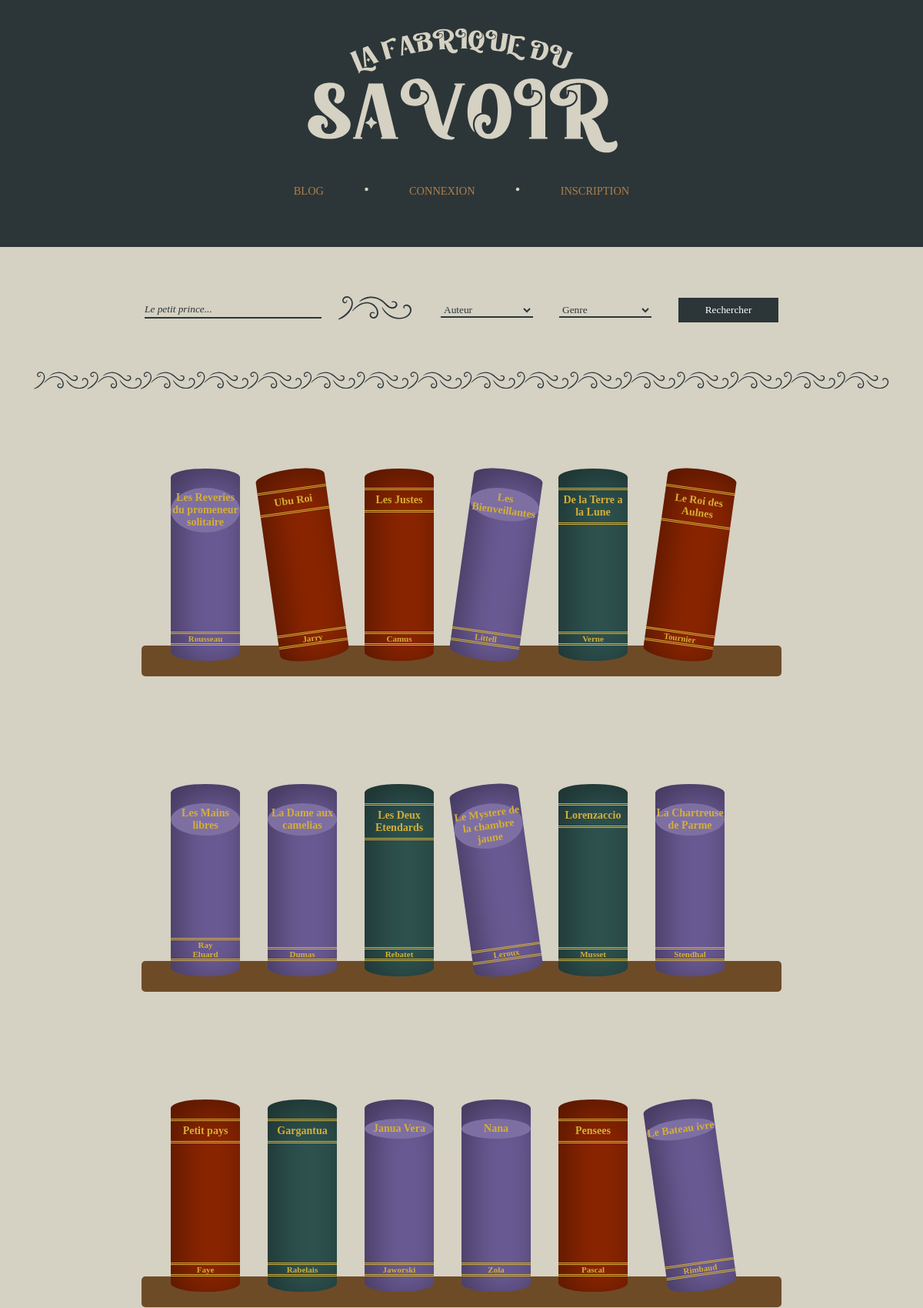
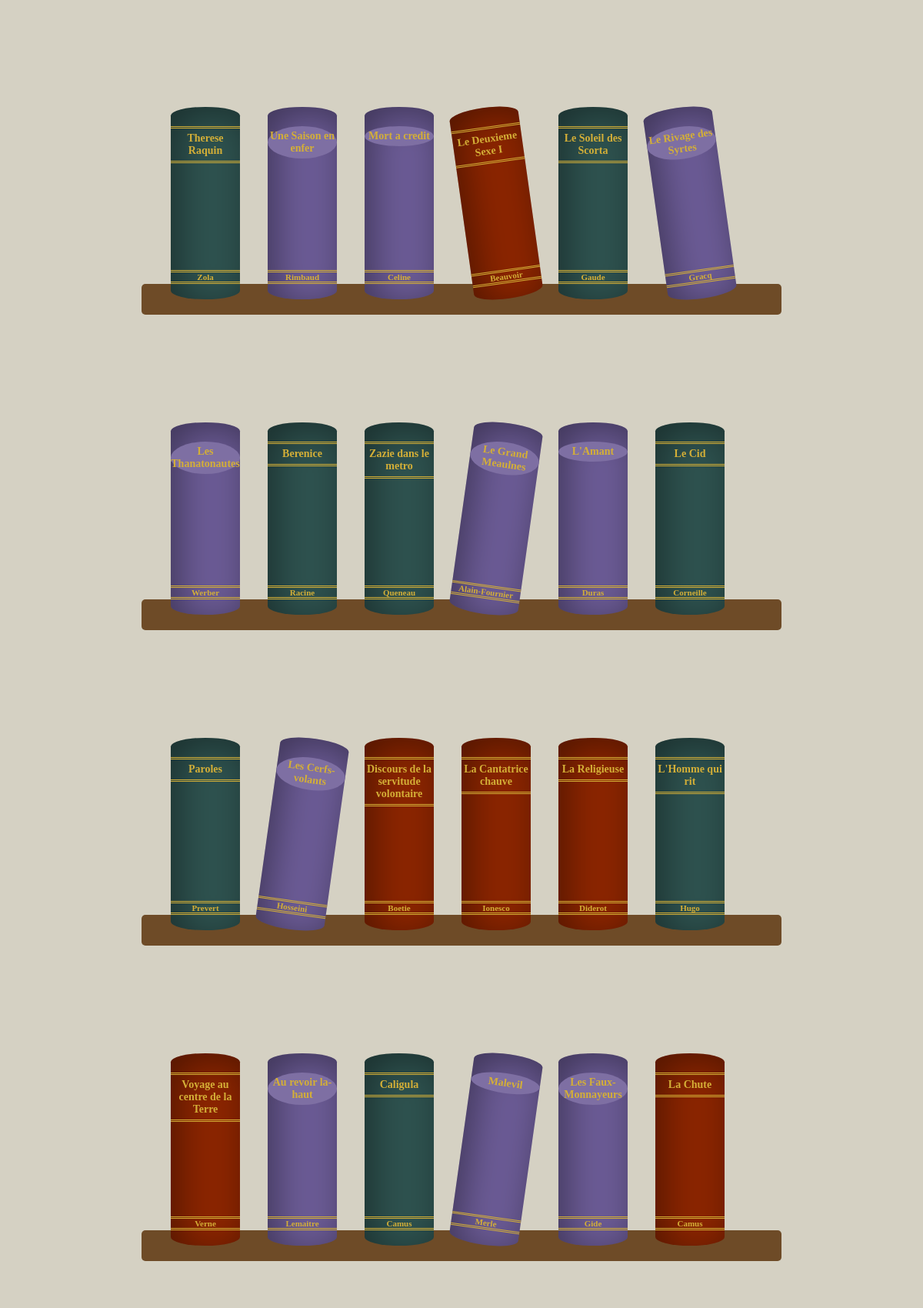
Screenshot of /controller/controller.pages.php (upper part) with the database file from the repository (2 pictures, top to bottom).
### tables this page shows
CREATE TABLE `books` (
  `id_book` int(11) NOT NULL,
  `title_book` varchar(50) NOT NULL,
  `publication_date_book` date NOT NULL,
  `pdf_book` varchar(100) NOT NULL,
  `pages_book` int(11) NOT NULL,
  `summary_book` text DEFAULT NULL,
  `cover_book` varchar(100) NOT NULL DEFAULT 'no-cover'
);

### model/model.select.php (called while the page is built, shortened)
<?php
function select_all_titles_books($bdd){
    $stmt = $bdd->prepare(" SELECT id_book, title_book, pdf_book, publication_date_book, summary_book FROM books ORDER BY id_book DESC");
    $stmt->execute();
    return $stmt->fetchAll();
}
function select_all_authors_book($bdd, $idBook){
    $stmt = $bdd->prepare(" SELECT authors.last_name_author as lastname, authors.id_author
                            FROM book_author
                            JOIN authors ON authors.id_author = book_author.id_author
                            WHERE book_author.id_book = :idBook
                        ");
    $stmt->execute(array(
        "idBook" => $idBook,
    ));
    return $stmt->fetchAll();
}
?>

### controller/controller.homepage.php (called while the page is built, shortened)
<?php
$books = select_all_titles_books($bdd);

### view/view.homepage.php (the view, shortened to what this page needs)
<form class="search-section" method="post">
    <div>
        <input name="title" type="text" placeholder="Le petit prince..." class="initialize style-input">
    </div>
    <div>
        <img src="/la_fabrique_du_savoir/assets/img/l-separator.svg" alt="">
    </div>
    <div>
        <select name="author" id="" class="initialize style-input">
            <option value="" disabled selected>Auteur</option>
        </select>
        <select name="genre" id="" class="initialize style-input">
            <option value="" disabled selected>Genre</option>
        </select>
    </div>
    <div>
        <input type="submit" name="submit" class="initialize style-btn" value="Rechercher">
    </div>
</form>
<div class="separator">
    <img src="/la_fabrique_du_savoir/assets/img/b-separator.svg" alt="">
</div>
<div class="container" id="container">
    <?php if(!isset($filters)):?>
        <?php foreach($books as $book):
                $idBook = $book['id_book'];
                $authors = select_all_authors_book($bdd, $idBook);
                $names = [];
                foreach($authors as $author){
                    $names[] = $author['lastname'];
                }
                $name = implode("<br>", $names);
        ?>
            <a href='../controller/controller.pages.php?page=view.bookdetails&id=<?=$idBook?>' class='book'>
                <h3><?=$book['title_book']?></h3>
                <h4><?=$name?></h4>
            </a>
        <?php endforeach?>
    <?php endif?>
</div>

### view/view.header.php (shortened to what this page needs)
<!DOCTYPE html>
<html lang="fr">
    <head>
        <link rel="stylesheet" href="https://cdn.jsdelivr.net/npm/bootstrap-icons@1.10.3/font/bootstrap-icons.css">
        <link rel="stylesheet" href="/la_fabrique_du_savoir/view/css/all.css">
        <link rel="stylesheet" href="/la_fabrique_du_savoir/view/css/homepage.css">
        <link rel="stylesheet" href="/la_fabrique_du_savoir/view/css/books.css">
        <link rel="stylesheet" href="/la_fabrique_du_savoir/view/css/responsive.css">
    </head>
    <body data-editor="ClassicEditor" data-collaboration="false" data-revision-history="false">
        <header>
            <a href="../controller/controller.pages.php?page=view.homepage">
                <img src="/la_fabrique_du_savoir/assets/img/header.svg" alt="" class="header-svg">
            </a>
            <nav>
                <ul class="nav-list">
                <?php if(!isset($_SESSION['user'])): ?>
                    <li><a href='../controller/controller.pages.php?page=view.blog'>BLOG</a></li>
                    <li class='nav-separator'><i class='bi bi-dot'></i></li>
                    <li><a href='../controller/controller.pages.php?page=view.connection'>CONNEXION</a></li>
                    <li class='nav-separator'><i class='bi bi-dot'></i></li>
                    <li><a href='../controller/controller.pages.php?page=view.registration'>INSCRIPTION</a></li>
                <?php endif ?>
                </ul>
            </nav>
        </header>
        <main>

### controller/controller.pages.php (shortened to what this page needs)
<?php
include 'controller.model_links.php';
$pageView = "view.homepage";
if($pageView == "view.homepage"){
    include "controller.homepage.php";
}
include "../view/view.header.php";
if(file_exists("../view/$pageView")){
    include "../view/$pageView";
}else{
    include "../view/view.homepage.php";
}
include "../view/view.footer.php";
?>

### view/view.footer.php (shortened to what this page needs)
        </main>
    </body>
</html>

### view/css/all.css (style rules this page uses)
* { margin: 0; padding: 0; text-decoration: none; list-style-type: none; font-family: Cambria; }
body { overflow-x: hidden; background-color: #2c3638; }
.header-svg { width: 35%; margin: 2%; }
header { text-align: center; }
.nav-list { display: flex; justify-content: space-around; align-items: center; margin: 0 30%; }
.nav-list a { color: #b17f4a; font-size: 90%; font-family: "Playfair Display"; }
.nav-separator { color: #d5d1c3; font-size: 1.5em; }
main { display: flex; flex-direction: column; justify-content: center; align-items: center; background-color: #d5d1c3; padding: 5%; margin: 5% 0; }
.initialize { background: none; border: none; }
.style-input, .style-input:hover, .style-input:focus, .style-input:active { height: 20px; color: #2c3638; border-bottom: 2px solid #2c3638; }
.style-input::placeholder { font-style: italic; color: #2c3638; }
.style-input { width: 230px; }
select.style-input { margin: 0 15px; width: 120px; }
.style-btn { text-align: center; width: 130px; padding: 8px 0; background: #2c3638; color: white; }

### view/css/homepage.css (style rules this page uses)
.search-section { width: 80%; display: flex; align-items: center; justify-content: space-evenly; }
.search-section img { height: 40px; }
.separator img { height: 40px; margin: 50px 0; }

### view/css/books.css (style rules this page uses)
:root { --num-columns: 10; --column-gap: 10px; }
.container { width: 70%; height: auto; display: grid; grid-template-columns: repeat(var(--num-columns), 1fr); justify-content: center; grid-row-gap: 40px; align-items: end; }
.book { z-index: 5; display: flex; flex-direction: column; justify-content: space-between; width: 90px; height: 250px; border-radius: 80px 80px 80px 80px/20px 20px 20px 20px; box-shadow: inset 10px 10px 46px 0px rgba(0, 0, 0, 0.4); text-align: center; }
h4 { font-size: 11px; }
h3 { font-size: 14px; }
.style1 { background-color: #8b2500; }
.style1 h3 { border-bottom: double 3px #d4af37; border-top: double 3px #d4af37; padding: 5px 0; margin-top: 25px; }
.style1 h4 { border-bottom: double 3px #d4af37; border-top: double 3px #d4af37; margin-bottom: 20px; }
.style1 h3, .style1 h4 { color: #d4af37; }
.style2 { background-color: #2e524f; }
.style2 h3 { border-bottom: double 3px #d4af37; border-top: double 3px #d4af37; padding: 5px 0; margin-top: 25px; }
.style2 h4 { border-bottom: double 3px #d4af37; border-top: double 3px #d4af37; margin-bottom: 20px; }
.style2 h3, .style2 h4 { color: #d4af37; }
.style3 { background-color: #6b5b95; }
.style3 h3 { background-color: #7e6fa3; border-radius: 50%; padding: 5px 0; margin-top: 25px; }
.style3 h4 { border-bottom: double 3px #d4af37; border-top: double 3px #d4af37; margin-bottom: 20px; }
.style3 h3, .style3 h4 { color: #d4af37; }
.rotation-r { transform: rotate(8deg); }
.rotation-l { transform: rotate(-8deg); }

### rows the page displays
books: title_book "Les Reveries du promeneur solitaire", names "Rousseau"
books: title_book "Ubu Roi", names "Jarry"
books: title_book "Les Justes", names "Camus"
books: title_book "Les Bienveillantes", names "Littell"
books: title_book "De la Terre a la Lune", names "Verne"
books: title_book "Le Roi des Aulnes", names "Tournier"
books: title_book "Les Mains libres", names "Ray Eluard"
books: title_book "La Dame aux camelias", names "Dumas"
books: title_book "Les Deux Etendards", names "Rebatet"
books: title_book "Le Mystere de la chambre jaune", names "Leroux"
books: title_book "Lorenzaccio", names "Musset"
books: title_book "La Chartreuse de Parme", names "Stendhal"
books: title_book "Petit pays", names "Faye"
books: title_book "Gargantua", names "Rabelais"
books: title_book "Janua Vera", names "Jaworski"
books: title_book "Nana", names "Zola"
books: title_book "Pensees", names "Pascal"
books: title_book "Le Bateau ivre", names "Rimbaud"
books: title_book "Therese Raquin", names "Zola"
books: title_book "Une Saison en enfer", names "Rimbaud"
books: title_book "Mort a credit", names "Celine"
books: title_book "Le Deuxieme Sexe I", names "Beauvoir"
books: title_book "Le Soleil des Scorta", names "Gaude"
books: title_book "Le Rivage des Syrtes", names "Gracq"
books: title_book "Les Thanatonautes", names "Werber"
books: title_book "Berenice", names "Racine"
books: title_book "Zazie dans le metro", names "Queneau"
books: title_book "Le Grand Meaulnes", names "Alain-Fournier"
books: title_book "L'Amant", names "Duras"
books: title_book "Le Cid", names "Corneille"
books: title_book "Paroles", names "Prevert"
books: title_book "Les Cerfs-volants", names "Hosseini"
books: title_book "Discours de la servitude volontaire", names "Boetie"
books: title_book "La Cantatrice chauve", names "Ionesco"
books: title_book "La Religieuse", names "Diderot"
books: title_book "L'Homme qui rit", names "Hugo"
books: title_book "Voyage au centre de la Terre", names "Verne"
books: title_book "Au revoir la-haut", names "Lemaitre"
books: title_book "Caligula", names "Camus"
books: title_book "Malevil", names "Merle"
books: title_book "Les Faux-Monnayeurs", names "Gide"
books: title_book "La Chute", names "Camus"
